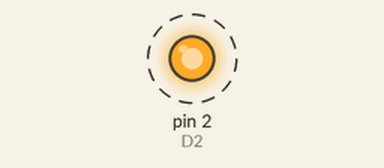
Simulated run of this sketch. Board: Arduino Uno, built with avr-gcc and run on an emulated ATmega328P. On the bench: output pins drawn as LEDs (lit = HIGH). Dashed ring = blinking.

Above: at 0.5 s.
Timing chart, 0 to 4.6 s (numbered marks = the images above):
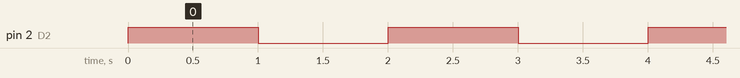

Measured:
- by itself, pin 2 (D2): alternates HIGH for 1.0 s and LOW for 1.0 s

The sketch:

led_blink.ino
```cpp
// the setup function runs once when you press reset or power the board
int D2 = 2;
void setup() {
  // initialize digital pin LED_BUILTIN as an output.
  pinMode(D2, OUTPUT);
}

// the loop function runs over and over again forever
void loop() {
  digitalWrite(D2, HIGH);   // turn the LED on (HIGH is the voltage level)
  delay(1000);                       // wait for a second
  digitalWrite(D2, LOW);    // turn the LED off by making the voltage LOW
  delay(1000);                       // wait for a second
}
```
